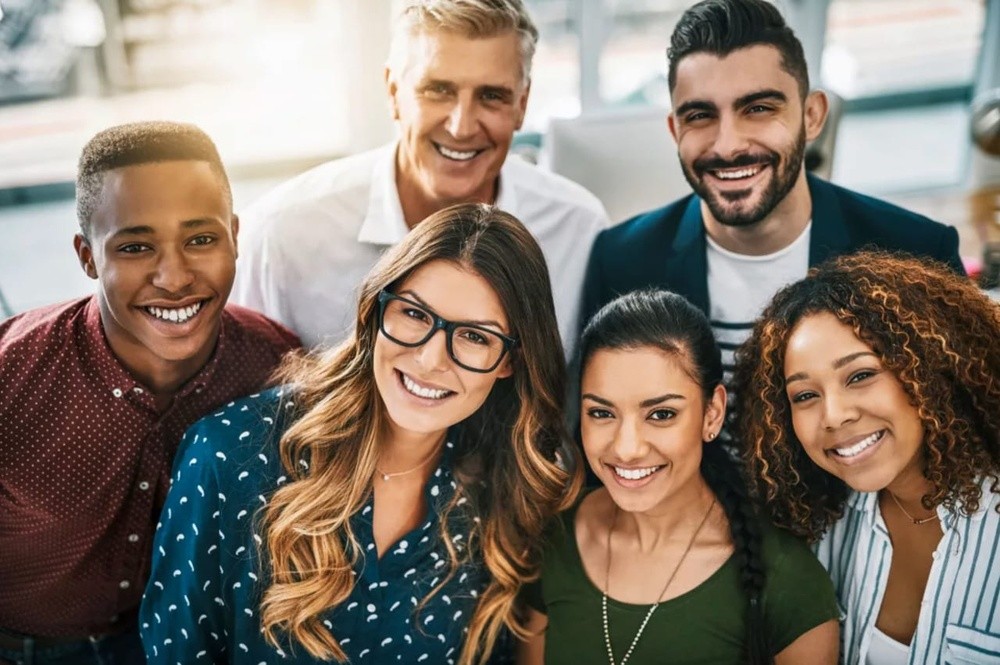
#> input picture 9. Face Detection and Manipulation with OpenCV/group.jpg, 1000 x 665 px, shrunk from 1280 x 851 before the run
$ jupyter execute '9.5 Face Extraction from an Image.ipynb'
#> lines starting #> are read from the running program, lines starting #| are printed output that depends on the picture
# <font color = "red">Face Extraction from an Image</font>

[cell 1]
import os
import cv2 as cv
import numpy as np

def save(frame, folder_name):
    name_img = len(os.listdir(folder_name))+1
    name_img = folder_name + "/IMG_" + str(name_img) + ".jpg"
    cv.imwrite(name_img, frame)

classifier = cv.CascadeClassifier("haarcascade_frontalface_default.xml")

img = cv.imread("group.jpg")
#> img is the input picture: shape (665, 1000, 3); mean B, G, R 108.5, 119.8, 131.9
cv.imshow("Frame", img)
cv.waitKey(0)

faces = classifier.detectMultiScale(img, 1.2,5)
#> faces = [[439, 344, 67, 67], [560, 356, 152, 152], [389, 37, 151, 151], [85, 179, 169, 169], [760, 326, 155, 155], [647, 48, 169, 169]]
for (x,y,w,h) in faces:
    face = img[y:y+h,x:x+w]
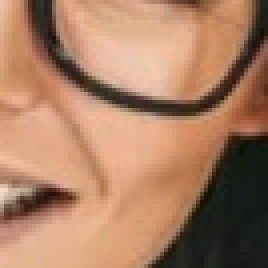
#> face: shape (67, 67, 3) (shown 4 times larger); mean B, G, R 98.7, 126, 168.8
    cv.imshow("face", face)
    if cv.waitKey(0) == 13:
#> (key Esc is pressed here)
        save(face, "People")
    else:
        pass
